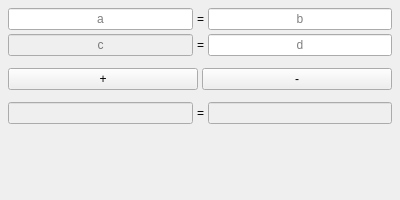
<?xml version="1.0" encoding="UTF-8"?>
<ui version="4.0">
 <class>ProportionWidget</class>
 <widget class="QWidget" name="ProportionWidget">
  <property name="geometry">
   <rect>
    <x>0</x>
    <y>0</y>
    <width>400</width>
    <height>200</height>
   </rect>
  </property>
  <property name="windowTitle">
   <string>Form</string>
  </property>
  <layout class="QGridLayout" name="gridLayout">
   <property name="leftMargin">
    <number>8</number>
   </property>
   <property name="topMargin">
    <number>8</number>
   </property>
   <property name="rightMargin">
    <number>8</number>
   </property>
   <property name="bottomMargin">
    <number>8</number>
   </property>
   <property name="spacing">
    <number>4</number>
   </property>
   <item row="3" column="0">
    <widget class="QLineEdit" name="acValue">
     <property name="styleSheet">
      <string notr="true">background-color: rgb(239, 239, 239);</string>
     </property>
     <property name="alignment">
      <set>Qt::AlignCenter</set>
     </property>
     <property name="readOnly">
      <bool>true</bool>
     </property>
    </widget>
   </item>
   <item row="1" column="0">
    <widget class="QLineEdit" name="cValue">
     <property name="styleSheet">
      <string notr="true">background-color: rgb(239, 239, 239);</string>
     </property>
     <property name="alignment">
      <set>Qt::AlignCenter</set>
     </property>
     <property name="readOnly">
      <bool>true</bool>
     </property>
     <property name="placeholderText">
      <string>c</string>
     </property>
    </widget>
   </item>
   <item row="0" column="2">
    <widget class="QLineEdit" name="bValue">
     <property name="alignment">
      <set>Qt::AlignCenter</set>
     </property>
     <property name="placeholderText">
      <string>b</string>
     </property>
    </widget>
   </item>
   <item row="1" column="2">
    <widget class="QLineEdit" name="dValue">
     <property name="alignment">
      <set>Qt::AlignCenter</set>
     </property>
     <property name="placeholderText">
      <string>d</string>
     </property>
    </widget>
   </item>
   <item row="3" column="1">
    <widget class="QLabel" name="mathLabel">
     <property name="text">
      <string>=</string>
     </property>
    </widget>
   </item>
   <item row="0" column="0">
    <widget class="QLineEdit" name="aValue">
     <property name="alignment">
      <set>Qt::AlignCenter</set>
     </property>
     <property name="placeholderText">
      <string>a</string>
     </property>
    </widget>
   </item>
   <item row="2" column="0" colspan="3">
    <layout class="QHBoxLayout" name="mathButtonHorizontalLayout">
     <property name="spacing">
      <number>4</number>
     </property>
     <property name="topMargin">
      <number>8</number>
     </property>
     <property name="bottomMargin">
      <number>8</number>
     </property>
     <item>
      <widget class="QPushButton" name="addButton">
       <property name="text">
        <string>+</string>
       </property>
       <property name="checkable">
        <bool>true</bool>
       </property>
      </widget>
     </item>
     <item>
      <widget class="QPushButton" name="subButton">
       <property name="text">
        <string>-</string>
       </property>
       <property name="checkable">
        <bool>true</bool>
       </property>
      </widget>
     </item>
    </layout>
   </item>
   <item row="3" column="2">
    <widget class="QLineEdit" name="bdValue">
     <property name="styleSheet">
      <string notr="true">background-color: rgb(239, 239, 239);</string>
     </property>
     <property name="alignment">
      <set>Qt::AlignCenter</set>
     </property>
     <property name="readOnly">
      <bool>true</bool>
     </property>
    </widget>
   </item>
   <item row="0" column="1">
    <widget class="QLabel" name="abLabel">
     <property name="text">
      <string>=</string>
     </property>
    </widget>
   </item>
   <item row="1" column="1">
    <widget class="QLabel" name="cdLabel">
     <property name="text">
      <string>=</string>
     </property>
    </widget>
   </item>
   <item row="4" column="0" colspan="3">
    <spacer name="verticalSpacer">
     <property name="orientation">
      <enum>Qt::Vertical</enum>
     </property>
     <property name="sizeHint" stdset="0">
      <size>
       <width>20</width>
       <height>40</height>
      </size>
     </property>
    </spacer>
   </item>
  </layout>
 </widget>
 <tabstops>
  <tabstop>aValue</tabstop>
  <tabstop>bValue</tabstop>
  <tabstop>cValue</tabstop>
  <tabstop>dValue</tabstop>
  <tabstop>addButton</tabstop>
  <tabstop>subButton</tabstop>
  <tabstop>acValue</tabstop>
  <tabstop>bdValue</tabstop>
 </tabstops>
 <resources/>
 <connections/>
</ui>
